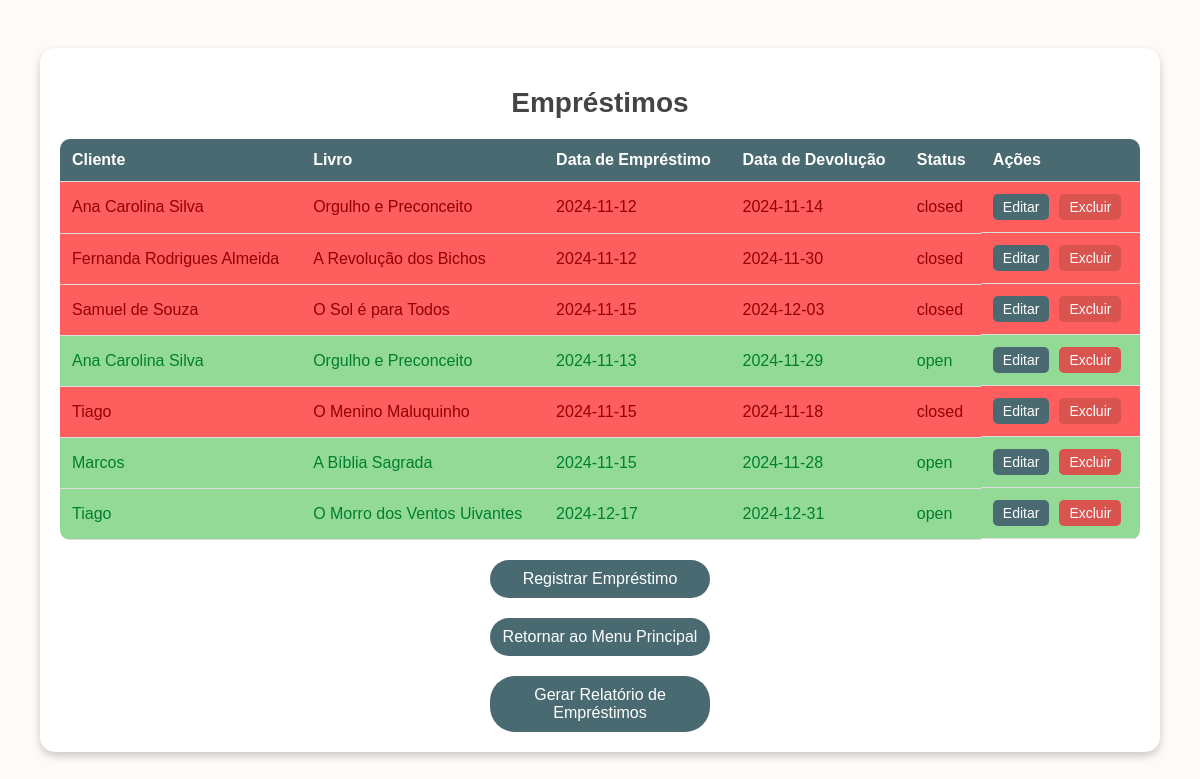
The app's page /list_loans with its own data.
### app.py (models this page shows)
class Loan(db.Model):
    id = db.Column(db.Integer, primary_key = True)
    client_id = db.Column(db.Integer, db.ForeignKey('client.id'), nullable = False)
    book_id = db.Column(db.Integer, db.ForeignKey('book.id'), nullable = False)
    loan_date = db.Column(db.String(10), nullable = False)
    return_date = db.Column(db.String(10), nullable = False)
    status = db.Column(db.String(10), nullable = False, default = 'open')
    client = db.relationship('Client', backref = db.backref('loans', lazy = True))
    book = db.relationship('Book', backref = db.backref('loans', lazy = True))

class Client(db.Model):
    id = db.Column(db.Integer, primary_key = True)
    name = db.Column(db.String(100), nullable = False)
    cpf = db.Column(db.String(14), nullable = False)
    telefone = db.Column(db.String(15), nullable = True)
    email = db.Column(db.String(100), nullable = True)

class Book(db.Model):
    id = db.Column(db.Integer, primary_key = True)
    title = db.Column(db.String(100), nullable = False)
    author = db.Column(db.String(100), nullable = False)
    publisher = db.Column(db.String(100), nullable = True)
    data_publicacao = db.Column(db.String(10), nullable = True)
    genero_literario = db.Column(db.String(50), nullable = True)

### app.py (the view)
@app.route('/list_loans')
def list_loans():
    try:
        loans = Loan.query.all()
        return render_template('list_loans.html', loans = loans)
    except Exception as e:
        return str(e)

### templates/list_loans.html (shortened to what this page needs)
<!DOCTYPE html>
<html lang="en">
<head>
</head>
<body>
    <div class="container">
        <h1>Empréstimos</h1>
        <table>
            <thead>
                <tr>
                    <th>Cliente</th>
                    <th>Livro</th>
                    <th>Data de Empréstimo</th>
                    <th>Data de Devolução</th>
                    <th>Status</th>
                    <th>Ações</th>
                </tr>
            </thead>
            <tbody>
                {% for loan in loans %}
                    <tr class="{% if loan.status == 'open' %}status-open{% else %}status-closed{% endif %}">
                        <td>{{ loan.client.name }}</td>
                        <td>{{ loan.book.title }}</td>
                        <td>{{ loan.loan_date }}</td>
                        <td>{{ loan.return_date }}</td>
                        <td>{{ loan.status }}</td>
                        <td class="action-buttons">
                            <a href="{{ url_for('edit_loan', loan_id=loan.id) }}"><button>Editar</button></a>
                            <form action="{{ url_for('delete_loan', loan_id=loan.id) }}" method="post" onsubmit="return confirm('Tem certeza que deseja excluir este empréstimo?');">
                                <button type="submit">Excluir</button>
                            </form>
                        </td>
                    </tr>
                {% endfor %}
            </tbody>
        </table>
        <a href="{{ url_for('loan') }}" class="add-button">Registrar Empréstimo</a>
        <a href="{{ url_for('home') }}" class="return-button">Retornar ao Menu Principal</a>
        <a href="{{ url_for('generate_loan_report') }}" class="report-button">Gerar Relatório de Empréstimos</a>
    </div>
</body>
</html>

### templates/list_loans.html (style rules this page uses)
body { display: flex; justify-content: center; align-items: center; min-height: 100vh; margin: 0; font-family: Arial, sans-serif; background-color: #fdfaf7; color: #333; }
.container { width: 90%; max-width: 1400px; background-color: white; padding: 20px; border-radius: 15px; box-shadow: 0 4px 8px rgba(0, 0, 0, 0.2); }
h1 { text-align: center; font-size: 28px; color: #444; margin-bottom: 20px; }
table { width: 100%; border-collapse: collapse; margin-top: 10px; border-radius: 10px; overflow: hidden; }
th, td { padding: 12px; text-align: left; border-bottom: 1px solid #ddd; }
th { background-color: #4A6A72; color: white; font-weight: bold; }
.action-buttons { display: flex; gap: 10px; }
.action-buttons a, .action-buttons form { display: inline-block; }
.action-buttons button { padding: 5px 10px; background-color: #4A6A72; color: white; border: none; border-radius: 5px; cursor: pointer; font-size: 14px; transition: background-color 0.3s; }
.action-buttons form button { background-color: #d9534f; }
.return-button, .add-button, .report-button { display: block; width: 200px; padding: 10px; margin: 20px auto 0; background-color: #4A6A72; color: white; text-align: center; text-decoration: none; border-radius: 25px; font-size: 16px; transition: background-color 0.3s; }
.status-open { background-color: #92da95; color: #017e2f; }
.status-closed { background-color: #ff5e5e; color: #930000; }

### records on screen
Loan: client.name "Ana Carolina Silva", book "Orgulho e Preconceito", loan_date "2024-11-12", return_date "2024-11-14", status "closed"
Loan: client.name "Fernanda Rodrigues Almeida", book "A Revolução dos Bichos", loan_date "2024-11-12", return_date "2024-11-30", status "closed"
Loan: client.name "Samuel de Souza", book "O Sol é para Todos", loan_date "2024-11-15", return_date "2024-12-03", status "closed"
Loan: client.name "Ana Carolina Silva", book "Orgulho e Preconceito", loan_date "2024-11-13", return_date "2024-11-29", status "open"
Loan: client.name "Tiago", book "O Menino Maluquinho", loan_date "2024-11-15", return_date "2024-11-18", status "closed"
Loan: client.name "Marcos", book "A Bíblia Sagrada", loan_date "2024-11-15", return_date "2024-11-28", status "open"
Loan: client.name "Tiago", book "O Morro dos Ventos Uivantes", loan_date "2024-12-17", return_date "2024-12-31", status "open"
